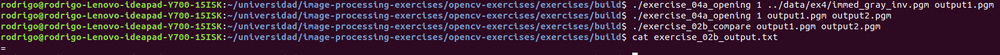
//> input picture opencv-exercises/exercises/exercise_05a_idempotence_openings.png, 1000 x 55 px, shrunk from 1667 x 92 before the run
$ ./exercise_02d_sup exercise_05a_idempotence_openings.png exercise_05b_idempotence_closings.png out.png   (built with g++ and OpenCV 4)
//> lines starting //> are read from the running program, lines starting //| are printed output that depends on the picture
### opencv-exercises/exercises/libraries/ImageUtilities/image_utilities.hpp
#include <stdio.h>
#include <opencv2/opencv.hpp>

cv::Mat compute_threshold(cv::Mat input_image, int threshold);
bool compare_images(cv::Mat first_image, cv::Mat second_image);
cv::Mat compute_infimum(cv::Mat first_image, cv::Mat second_image);
cv::Mat compute_supremum(cv::Mat first_image, cv::Mat second_image);
cv::Mat compute_erosion(cv::Mat input_image, int value, float max_value=255);
cv::Mat compute_dilation(cv::Mat input_image, int value, float min_value=0);
cv::Mat compute_opening(cv::Mat input_image, int value, float min_value=0, float max_value=255);
cv::Mat compute_closing(cv::Mat input_image, int value, float min_value=0, float max_value=255);

### opencv-exercises/exercises/libraries/ImageUtilities/image_utilities.cpp
#include <stdio.h>
#include <opencv2/opencv.hpp>

// [56 lines left out: functions compute_threshold, compare_images, compute_infimum, not called in this run]

cv::Mat compute_supremum(cv::Mat first_image, cv::Mat second_image)
{
    cv::Mat output_image = first_image.clone();

    for (int i = 0; i < first_image.rows; i++)
    {
        for (int j = 0; j < first_image.cols; j++)
        {
            output_image.at<uchar>(i,j) = std::max(first_image.at<uchar>(i,j), second_image.at<uchar>(i,j));
        }
    }

    return output_image;
}

// [71 lines left out: functions compute_erosion, compute_dilation, compute_opening, compute_closing, not called in this run]

### opencv-exercises/exercises/exercise_02d_sup.cpp
#include <stdio.h>
#include <opencv2/opencv.hpp>
#include "libraries/ImageUtilities/image_utilities.hpp"

int main(int argc, char** argv )
{
    if (argc != 4)
    {
        printf("usage: ./exercise2d_sup <first_image_path> <second_image_path> <output_path>\n");
        return -1;
    }

    cv::Mat first_image;
    cv::Mat second_image;
    cv::Mat output_image;

    first_image = imread(argv[1], cv::IMREAD_GRAYSCALE);
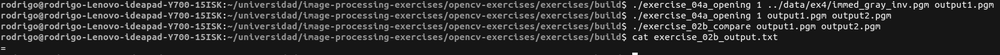
//> first_image: 55 rows x 1000 cols, CV_8UC1; min 0, max 255, mean 43.3
    second_image = imread(argv[2], cv::IMREAD_GRAYSCALE);
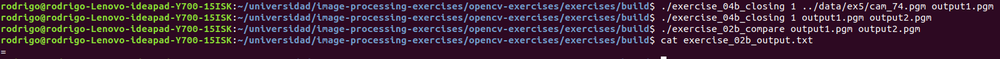
//> input picture opencv-exercises/exercises/exercise_05b_idempotence_closings.png, 1000 x 59 px, shrunk from 1595 x 94 before the run
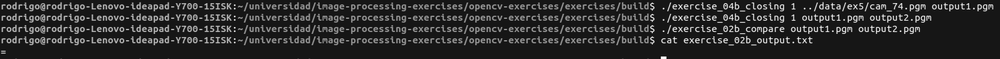
//> second_image: 59 rows x 1000 cols, CV_8UC1; min 1, max 255, mean 43.4

    if (!first_image.data || !second_image.data)
    {
        printf("No image data \n");
        return -1;
    }

    output_image = compute_supremum(first_image, second_image);
//> after the loop in compute_supremum, `for (int i = 0; i < first_image.rows; i++)`:
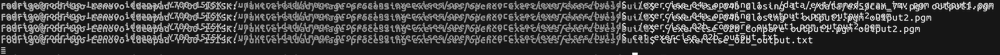
//> output_image: 55 rows x 1000 cols, CV_8UC1; min 9, max 255, mean 61.1

    cv::namedWindow("Output Image", cv::WINDOW_AUTOSIZE);
    imshow("Output Image", output_image);

    cv::waitKey(0);

    imwrite(argv[3], output_image);

    return 0;
}
